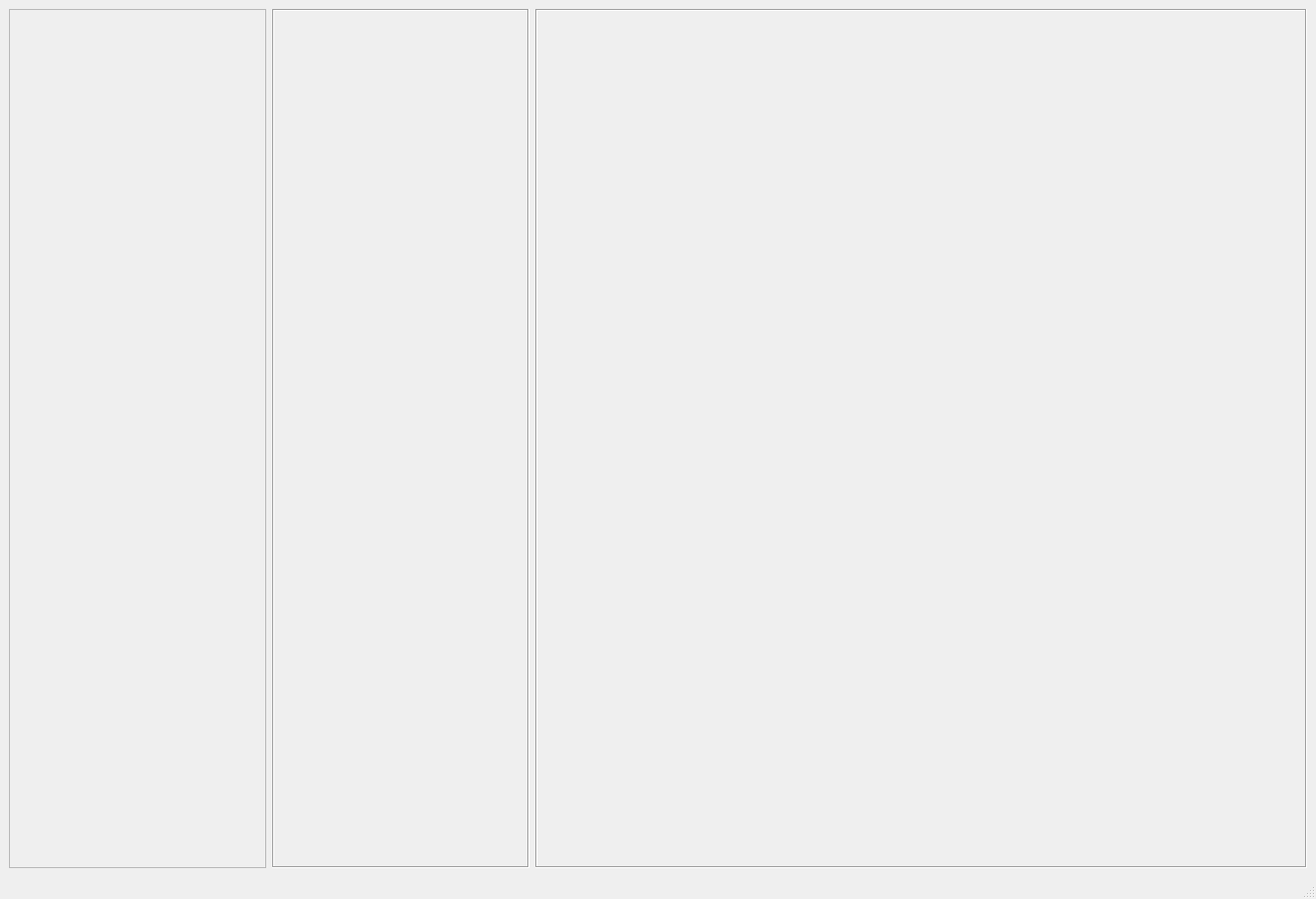
<?xml version="1.0" encoding="UTF-8"?>
<ui version="4.0">
 <class>MainWindow</class>
 <widget class="QMainWindow" name="MainWindow">
  <property name="geometry">
   <rect>
    <x>0</x>
    <y>0</y>
    <width>1320</width>
    <height>902</height>
   </rect>
  </property>
  <property name="windowTitle">
   <string>MainWindow</string>
  </property>
  <widget class="QWidget" name="centralwidget">
   <layout class="QGridLayout" name="gridLayout" columnstretch="1,1,3">
    <property name="horizontalSpacing">
     <number>6</number>
    </property>
    <item row="0" column="0">
     <widget class="ParameterFrame" name="frame_2">
      <property name="frameShape">
       <enum>QFrame::StyledPanel</enum>
      </property>
      <property name="frameShadow">
       <enum>QFrame::Raised</enum>
      </property>
     </widget>
    </item>
    <item row="0" column="1">
     <widget class="QFrame" name="frame">
      <property name="frameShape">
       <enum>QFrame::Box</enum>
      </property>
      <property name="frameShadow">
       <enum>QFrame::Sunken</enum>
      </property>
     </widget>
    </item>
    <item row="0" column="2">
     <widget class="QFrame" name="frame">
      <property name="frameShape">
       <enum>QFrame::Box</enum>
      </property>
      <property name="frameShadow">
       <enum>QFrame::Sunken</enum>
      </property>
     </widget>
    </item>
   </layout>
  </widget>
  <widget class="QMenuBar" name="menubar">
   <property name="geometry">
    <rect>
     <x>0</x>
     <y>0</y>
     <width>1320</width>
     <height>22</height>
    </rect>
   </property>
  </widget>
  <widget class="QStatusBar" name="statusbar"/>
 </widget>
 <customwidgets>
  <customwidget>
   <class>ParameterFrame</class>
   <extends>QFrame</extends>
   <header>parameterframe.h</header>
   <container>1</container>
  </customwidget>
 </customwidgets>
 <resources/>
 <connections/>
</ui>
